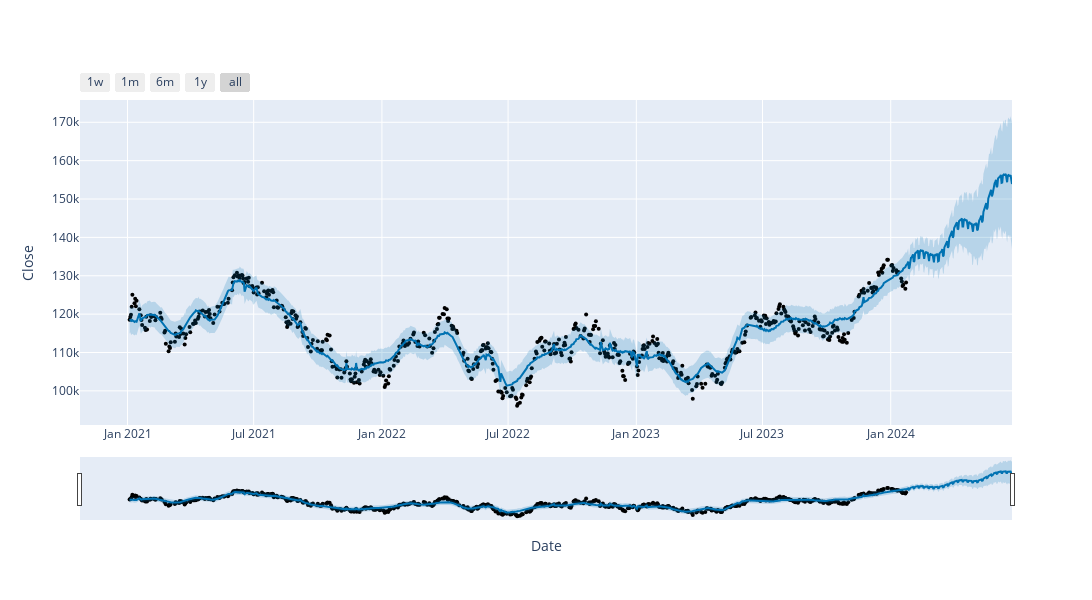

The notebook cell this image was saved under:
### Code cell
plot_plotly(m, forecast, xlabel='Date', ylabel='Close', figsize=(1200, 600))

### Figure 1 — Plotly figure (JSON) as saved in the notebook; plotly's stock layout.template omitted (floating-point values rounded to 4 significant figures; data arrays with more than 128 entries replaced by an {"elided": "..."} marker saying what was removed)
{"data": [{"marker": {"color": "black", "size": 4}, "mode": "markers", "name": "Actual", "type": "scatter", "x": {"elided": "610 str values"}, "y": {"elided": "610 int values"}}, {"hoverinfo": "skip", "line": {"width": 0}, "mode": "lines", "type": "scatter", "x": {"elided": "762 str values"}, "y": {"elided": "762 float values"}}, {"fill": "tonexty", "fillcolor": "rgba(0, 114, 178, 0.2)", "line": {"color": "#0072B2", "width": 2}, "mode": "lines", "name": "Predicted", "type": "scatter", "x": {"elided": "762 str values"}, "y": {"elided": "762 float values"}}, {"fill": "tonexty", "fillcolor": "rgba(0, 114, 178, 0.2)", "hoverinfo": "skip", "line": {"width": 0}, "mode": "lines", "type": "scatter", "x": {"elided": "762 str values"}, "y": {"elided": "762 float values"}}], "layout": {"height": 600, "showlegend": false, "width": 1200, "xaxis": {"rangeselector": {"buttons": [{"count": 7, "label": "1w", "step": "day", "stepmode": "backward"}, {"count": 1, "label": "1m", "step": "month", "stepmode": "backward"}, {"count": 6, "label": "6m", "step": "month", "stepmode": "backward"}, {"count": 1, "label": "1y", "step": "year", "stepmode": "backward"}, {"step": "all"}]}, "rangeslider": {"visible": true}, "title": {"text": "Date"}, "type": "date"}, "yaxis": {"title": {"text": "Close"}}}}
